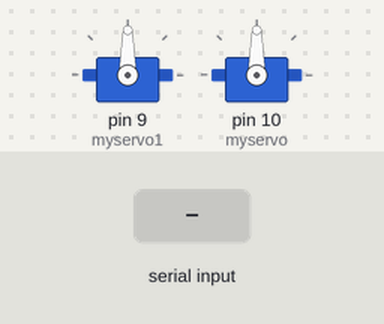
Simulated run of this sketch. Board: Arduino Uno, built with avr-gcc and run on an emulated ATmega328P. On the bench: 2 × servo. The inputs (shaded band) are chosen by the test bench. What the sketch prints to the serial monitor is not drawn.

Above: at 1.0 s.
1.1 s: "1" received over Serial
At 2.3 s:
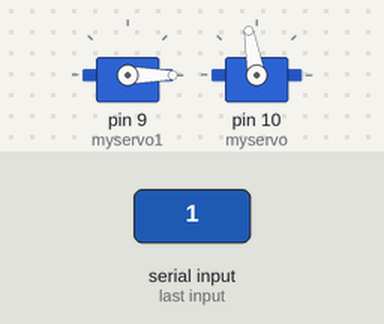
Timing chart, 0 to 10.1 s (numbered marks = the images above; inputs shaded):
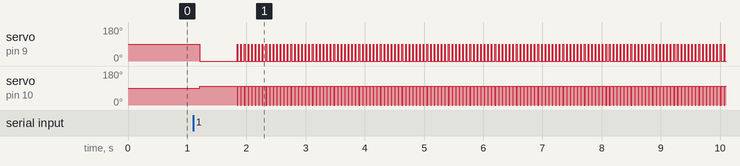

Measured:
- after the input at 1.1 s, servo on pin 9 (myservo1): 90° → 0° after 0.11 s, then repeats every 0.06 s: 90° 0.01 s, 0° 0.05 s; servo on pin 10 (myservo): 90° → 100° after 0.11 s, then repeats every 0.06 s: 0° 0.01 s, 100° 0.05 s

The sketch:

arduino.ino
```cpp
// 引用 Servo Library
#include <Servo.h>
#include <NewPing.h>

#define TRIGGER_PIN  12  // Arduino pin tied to trigger pin on the ultrasonic sensor.
#define ECHO_PIN     11  // Arduino pin tied to echo pin on the ultrasonic sensor.
#define MAX_DISTANCE 90

NewPing sonar(TRIGGER_PIN, ECHO_PIN, MAX_DISTANCE);


// 建立一個 Servo 物件
Servo myservo1;
Servo myservo;

int s0 = 0;
int s1 = 0;
int s2 = 0;
int s3 = 0;
int s4 = 0;
int s5 = 0;
int inByte = 0;         // incoming serial byte

void setup() {
  // start serial port at 9600 bps:
  Serial.begin(9600);
   myservo1.attach(9);  // Servo 接在 pin 9
  myservo.attach(10);


  pinMode(TRIGGER_PIN, OUTPUT);
  pinMode(ECHO_PIN, INPUT);

  while (!Serial) {
    ; // wait for serial port to connect. Needed for native USB port only
  }

  establishContact();  // send a byte to establish contact until receiver responds
}

void loop() {
  // if we get a valid byte, read analog ins:
  if (Serial.available() > 0) {
    // get incoming byte:
    inByte = Serial.read();

    s0 = analogRead(0);
    // delay 10ms to let the ADC recover:
    delay(10);

    s1 = analogRead(1);

    s2 = analogRead(2);

    s3 = analogRead(3);
    s4 = analogRead(4);
    s5 = analogRead(5);

    Serial.write(s0);
    Serial.write(s1);
    Serial.write(s2);
    Serial.write(s3);
    Serial.write(s4);
    Serial.write(s5);


  }


    myservo1.write(0);
    myservo.write(100);

    delay(10);
    myservo1.write(90);
    myservo.write(0);

    delay(10);

}

void establishContact() {
  while (Serial.available() <= 0) {
    Serial.print('A');   // send a capital A
    delay(300);
  }
}
```
